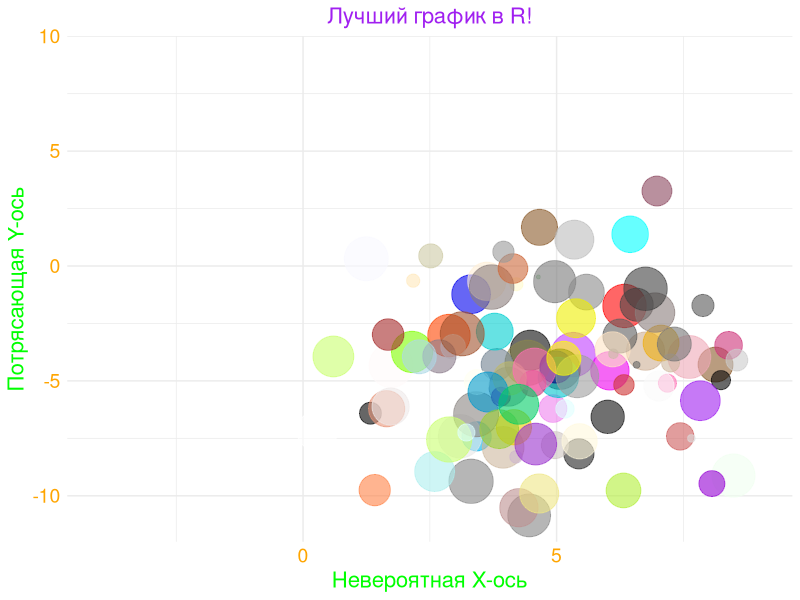

R code for this plot:
library(ggplot2)
library(dplyr)
library(ggthemes)
library(scales)
library(R6)
library(purrr)

Plotter <- R6Class("Plotter",
                   public = list(
                     n = 100,
                     data = NULL,
                     colors = NULL,
                     sizes = NULL,
                     axes_limits = NULL,
                     
                     initialize = function(n = 100) {
                       self$n <- n
                       self$data <- self$generate_random_data()
                       self$colors <- self$generate_random_colors()
                       self$sizes <- self$generate_random_size()
                       self$axes_limits <- self$set_random_axes_limits()
                     },
                     
                     generate_random_data = function() {
                       x <- rnorm(self$n, mean = 5, sd = 2)
                       y <- rnorm(self$n, mean = -5, sd = 3)
                       data.frame(x = x, y = y)
                     },
                     
                     generate_random_colors = function() {
                       sample(colors(), self$n, replace = TRUE)
                     },
                     
                     generate_random_size = function() {
                       runif(self$n, 1, 5)
                     },
                     
                     set_random_axes_limits = function() {
                       xlim <- c(sample(-20:0, 1), sample(0:20, 1))
                       ylim <- c(sample(-20:0, 1), sample(0:20, 1))
                       list(xlim = xlim, ylim = ylim)
                     },
                     
                     create_plot = function() {
                       self$data <- self$data[complete.cases(self$data), ]
                       self$data <- self$data %>%
                         filter(x >= min(self$axes_limits$xlim) & x <= max(self$axes_limits$xlim) &
                                  y >= min(self$axes_limits$ylim) & y <= max(self$axes_limits$ylim))
                       
                       self$colors <- self$colors[1:nrow(self$data)]
                       self$sizes <- self$sizes[1:nrow(self$data)]
                       
                       self$data$color <- self$colors
                       self$data$size <- self$sizes
                       
                       ggplot(self$data, aes(x = x, y = y)) +
                         geom_point(aes(color = color, size = size), alpha = 0.6) +
                         scale_color_identity() +
                         scale_size_continuous(range = c(1, 15)) +
                         xlim(self$axes_limits$xlim) + ylim(self$axes_limits$ylim) +
                         theme_minimal() +
                         theme(
                           plot.title = element_text(hjust = 0.5, size = 16, color = "purple"),
                           axis.text = element_text(size = 14, color = "orange"),
                           axis.title = element_text(size = 16, color = "green")
                         ) +
                         labs(
                           title = "Лучший график в R!",
                           x = "Невероятная X-ось",
                           y = "Потрясающая Y-ось"
                         ) +
                         theme(legend.position = "none") +
                         annotate("text", x = -15, y = 10, label = "Это не график\nЭто шедевр и он прекрасен!", size = 6, color = "red") +
                         annotate("segment", x = -10, xend = 15, y = 5, yend = 5, color = "blue", size = 2) +
                         annotate("segment", x = 0, xend = 0, y = -10, yend = 10, color = "yellow", size = 2)
                     }
                   )
)

create_funny_plot <- function(n = 100) {
  plotter <- Plotter$new(n)
  plotter$create_plot()
}

main <- function() {
  create_funny_plot(100)
}

main()

